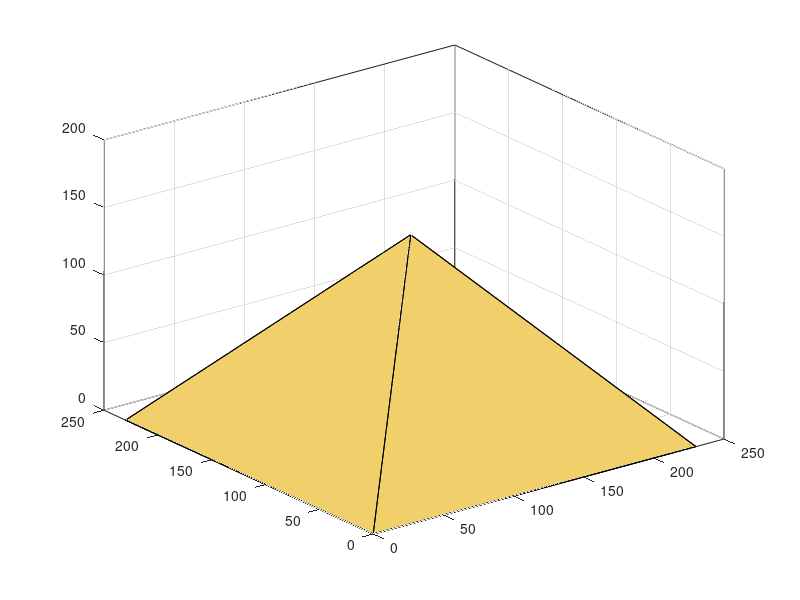

Here is the MATLAB script that generated this plot:
p1 = [ 0 0 0];
p2 = [ 230 0 0];
p3 = [ 230 230 0];
p4 = [ 0 230 0 ] ;

 
x = [p1(1) p2(1) p3(1) p4(1) ];
y = [p1(2) p2(2) p3(2) p4(2)];
z = [p1(3) p2(3) p3(3) p4(3) ];
fill3(x, y, z, [242, 209, 107]/256);

grid
hold on
% first side
p5 = [0 0 0] ;
p6 = [ 115 115 147] ;
p7 = [230 0 0] ;

x = [p5(1) p6(1) p7(1)  ];
y = [p5(2) p6(2) p7(2) ];
z = [p5(3) p6(3) p7(3)  ];
fill3(x, y, z, [242, 209, 107]/256);


% second side
p8 = [0 0 0] ;
p9 = [ 0 230 0] ;
p10 = [115 115 147] ;

x = [p8(1) p9(1) p10(1)  ];
y = [p8(2) p9(2) p10(2) ];
z = [p8(3) p9(3) p10(3)  ];
fill3(x, y, z, [242, 209, 107]/256);
%third side
p11 = [0 230 0] ;
p12 = [ 230 230 0] ;
p13 = [115 115 147] ;

x = [p11(1) p12(1) p13(1)  ];
y = [p11(2) p12(2) p13(2) ];
z = [p11(3) p12(3) p13(3)  ];
fill3(x, y, z, [242, 209, 107]/256);
%forth side 
p11 = [230 0 0] ;
p12 = [ 230 230 0] ;
p13 = [115 115 147] ;

x = [p11(1) p12(1) p13(1)  ];
y = [p11(2) p12(2) p13(2) ];
z = [p11(3) p12(3) p13(3)  ];
fill3(x, y, z,[242, 209, 107]/256);
